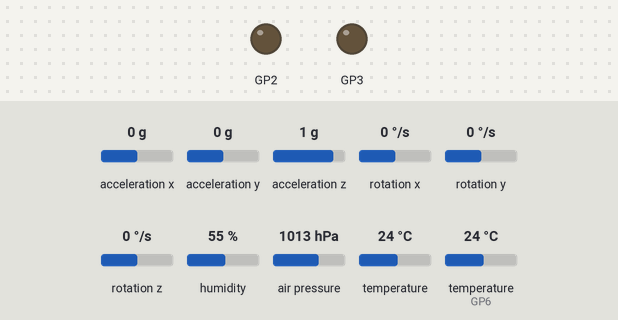
The program below on a simulated Raspberry Pi Pico running MicroPython. On the bench: output pins drawn as LEDs (lit = HIGH). The inputs (shaded band) are chosen by the test bench; at power-on: acceleration x 0 g, acceleration y 0 g, acceleration z 1 g, rotation x 0 °/s, rotation y 0 °/s, rotation z 0 °/s, humidity 55 %, air pressure 1013 hPa, temperature 24 °C, temperature (sensor on GP6) 24 °C. The clock reads 2024-03-15 10:24:30 at power-on unless the program sets it; files the program writes start out absent; random numbers come from a fixed seed; the GPS gets a fix after 3 s at 37.7749, -122.4194 with 8 satellites; library files of the repository ran but are not shown: lora_e220.py, mpu6050.py, bmp280.py; what the program prints to the serial console is not drawn.

Above: at 0.1 s.
Timing chart, 0 to 2.0 s (numbered marks = the images above):
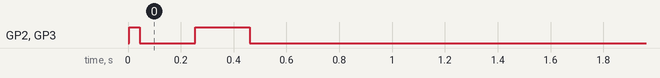

The program:

main.py
```python
from machine import Pin, SPI, SoftSPI, UART, SoftI2C
from logs import *
from funcs import *
import time

# magic
true = True
false = False
# Function to initialize the sensors
def Initial():
    global Log
    global Sensor
    Log = log(SPI(1,baudrate=40000000,sck=Pin(10),mosi=Pin(11),miso=Pin(12)), #sd spi
              Pin(13), #sd sdp
              UART(0, baudrate=9600, tx=0, rx=1), #lora uart
              [Pin(2), Pin(3)], #lora m0, m1
              69 #Channel
              )
    Sensor = sensors(SoftI2C(sda=Pin(4), scl=Pin(5)), # i2c
                     Pin(6), #dht11 pin
                     UART(1, baudrate=9600, tx=Pin(8), rx=Pin(9)), #gps uart
                     Log #Log
                     )


# Main loop
def Main():
    On = true
    while On:
        try:
            Log.DataLog(Sensor.GetSensorData())
            time.sleep(1)

            # Read Lora
            # if Log.ReadLora() != 0:
            #     Log.InfoLog("Receaved code: {}".format(Log.Code))
            #     if Log.Code == "end":
            #         Log.InfoLog("End")
            #         On = false
            #         break
            #     elif Log.Code == "reset":
            #         Initial()
            #         Log.InfoLog("Reset")
            #     else:
            #         Log.InfoLog("Unknown code")

            # End of the main loop
            time.sleep(0.2)
        except KeyboardInterrupt:
            On = false
            Log.InfoLog("Keyboard Interrupt")
            break
        except Exception as e:
             Log.ErrorLog("Fatal Error: {}".format(e))
# Initial function
Initial()
# Wait for 1 second
time.sleep(1)
Log.InfoLog("Starting")
# Main loop
Main()
Log.InfoLog("Ending")
```

logs.py
```python
import sdcard
import os
from funcs import *
from lora_e220 import LoRaE220, Configuration
import urandom

class log:
    def InitSd(self):
        try:
            sd=sdcard.SDCard(self.spi, self.sdp)
            vfs=os.VfsFat(sd)
            os.mount(sd,'/sd')
            self.FILE = "Logs-({}).txt".format(len(os.listdir('/sd')))
            file = open("/sd/{}".format(self.FILE),"w")
            file.close()
            return 1
        except Exception as e:
            return e

    def InitLora(self):
        try:
            LORA = LoRaE220('400T22D', self.lora, m0_pin=self.loraConfig[0], m1_pin=self.loraConfig[1])
            LORA.begin()
            configuration_to_set = Configuration('400T22D')
            configuration_to_set.CHAN = self.channel
            LORA.set_configuration(configuration_to_set)
            return 1
        except Exception as e:
            return e

    def __init__(self, spi, sdp, loraUart, loraConfig, channel):
        self.FILE = "Logs-{}.txt".format(str(urandom.randint(0, 10000000)))
        self.spi = spi
        self.sdp = sdp
        self.lora = loraUart
        self.loraConfig = loraConfig
        self.channel = channel
        self.Code = 0
        i = 0
        code = 0
        while i < 3:
            i+=1
            code = self.InitSd()
            if code == 1:
                break
            else:
                self.ErrorLog(code)
        i = 0
        code = 0
        while i < 3:
            i+=1
            code = self.InitLora()
            if code == 1:
                break
            else:
                self.ErrorLog(code)

    def Error(self, e):
        return "{tim}|e|{er}".format(tim=GetTime(), er=e)

    def Info(self, msg):
        return "{tim}|i|{ms}".format(tim=GetTime(), ms=msg)

    def Data(self, msg):
        return "{tim}|d|{ms}".format(tim=GetTime(), ms=msg)

    def InfoLog(self, msg):
        msg = self.Info(msg)
        self.WriteSd(msg)
        self.WriteLora(msg)
        print(msg)

    def DataLog(self, msg):
        msg = self.Data(msg)
        self.WriteSd(msg)
        self.WriteLora(msg)
        print(msg)

    def ErrorLog(self, msg):
        msg = self.Error(msg)
        try:
            file = open("/sd/{}".format(self.FILE),"a")
            file.write("{tim}|d|{ms}\n".format(tim=GetTime(), ms=msg))
            file.close()
        except Exception:
            pass
        try:
            self.lora.write('{:04d}'.format(len(msg)).encode())
            self.lora.write(msg.encode())
        except Exception:
            pass
        try:
            print(msg)
        except Exception:
            pass

    def WriteSd(self, msg):
        try:
            file = open("/sd/{}".format(self.FILE),"a")
            file.write("{}\n".format(msg))
            file.close()
            return 1
        except Exception as e:
            self.ErrorLog(e)
            return 0

    def ReadSd(self):
        try:
            file = open("/sd/{}".format(self.FILE),"r")
            msg = file.read()
            file.close()
            return msg
        except Exception as e:
            self.ErrorLog(e)
            return 0

    def WriteLora(self, msg):
        try:
            self.lora.write('{:04d}'.format(len(msg)).encode())
            self.lora.write(msg.encode())
            return 1
        except Exception as e:
            self.ErrorLog(e)
            return 0

    def ReadLora(self):
        try:
            length = self.lora.read(4)
            if length != None:
                self.Code = self.lora.read(int(length.decode())).decode()
                return 1
            return 0
        except Exception as e:
            self.ErrorLog(e)
            return 0
```

funcs.py
```python
import time
import machine
from mpu6050 import init_mpu6050, get_mpu6050_data
import math
import dht
from bmp280 import *

class sensors:
    def __init__(self, i2c, dht11, gps, Log):
        self.i2c = i2c
        self.Log = Log
        try:
            init_mpu6050(self.i2c)
            self.mpu = self.i2c
        except Exception as e:
            Log.ErrorLog(e)
        try:
            self.dht11 = dht.DHT11(dht11)
        except Exception as e:
            Log.ErrorLog(e)
        try:
            self.bmp = BMP280(i2c)
        except Exception as e:
            self.Log.ErrorLog(e)
        try:
            self.gps = gps
        except Exception as e:
            self.Log.ErrorLog(e)

    def GetSensorData(self):
        try:
            # pr:pressure, al:altitude, te:temperature, hu:humidity, la:latitude, lo:longitude, sa:satellites, pi:pitch, ro:roll
            bmp_data = self.GetBmp()
            bio_data = self.GetBio()
            position_data = self.GetPositionData()
            tilt_data = self.Tilt()
            return f"pr:{bmp_data[0]},al:{bmp_data[1]},te:{bio_data[0]},hu:{bio_data[1]},la:{position_data[0]},lo:{position_data[1]},pi:{tilt_data[0]},ro:{tilt_data[1]}"
        except Exception as e:
            self.Log.ErrorLog(e)
            return "pr:e,al:e,te:e,hu:e,la:e,lo:e,pi:e,ro:e"

    def GetPositionData(self):
        timeout = time.time() + 1   # 8 seconds from now
        try:
            while True:
                data1 = self.gps.read().decode().split('$GNGGA')
                if len(data1) >= 2:
                    data2 = data1[1].split(",")
                    if data2[2] and data2[3] and data2[4] and data2[5]:
                        if data2[3] == "S":
                            lat = -self.convertToDigree(data2[2])
                        else:
                            lat = self.convertToDigree(data2[2])
                        if data2[5] == "W":
                            lon = -self.convertToDigree(data2[4])
                        else:
                            lon = self.convertToDigree(data2[4])
                        return (lat, lon)

                if (time.time() > timeout):
                    print(setelites)
                    return ("e", "e")
        except Exception as e:
            #self.Log.ErrorLog(e)
            return ("e", "e")

    def convertToDigree(self, RawDegrees):
        try:
            RawAsFloat = float(RawDegrees)
            firstdigits = int(RawAsFloat/100) #degrees
            nexttwodigits = RawAsFloat - float(firstdigits*100) #minutes

            Converted = float(firstdigits + nexttwodigits/60.0)
            Converted = '{0:.6f}'.format(Converted) # to 6 decimal places
            return str(Converted)
        except Exception as e:
            #self.Log.ErrorLog(e)
            return "e"

    def GetBmp(self):
        try:
            self.bmp.normal_measure()
            pressure = self.bmp.pressure
            pressure /= 100
            sea_level_pressure_hpa = 1011  # Sea level pressure in hPa
            altitude_m = 44330 * (1 - (pressure / sea_level_pressure_hpa) ** (1 / 5.255))
            return (pressure, altitude_m)
        except Exception as e:
            #self.Log.ErrorLog(e)
            return ("e", "e")

    def GetBio(self):
        try:
            self.dht11.measure()
            return (self.dht11.temperature(), self.dht11.humidity())
        except Exception as e:
            # self.Log.ErrorLog(e)
            return ("e", "e")

    def RawDataG(self):
        return get_mpu6050_data(self.mpu)


    def Accel(self):
        try:
            data = get_mpu6050_data(self.mpu)['accel']
            data['x'] = round(data['x']-0.03, 1)
            data['y'] = round(data['y']-0.02, 1)
            data['z'] = round(data['z']+0.20, 1)
            return data
        except Exception as e:
            # self.Log.ErrorLog(e)
            return 0

    def Tilt(self):
        try:
            accel_data = self.Accel()
            if accel_data != 0:
                x, y, z = accel_data['x'], accel_data['y'], accel_data['z']
                pitch=math.atan(y/z)
                roll=math.atan(x/z)
                pitchDeg=round(pitch/(2*math.pi)*360)
                rollDeg=round(roll/(2*math.pi)*360)
                if rollDeg<0:
                    rollDeg+=180
                if x<0:
                    rollDeg+=180
                if z<0 and rollDeg == 0:
                    rollDeg = 180

                return round(pitchDeg), round(rollDeg)
            else:
                return (0, 0)
        except Exception as e:
            return (0, 90)


import utime

def GetTime():
    current_time = utime.localtime()
    formatted_time = "{:02d}-{:02d}-{:02d}".format(current_time[3], current_time[4], current_time[5])
    return formatted_time
```
